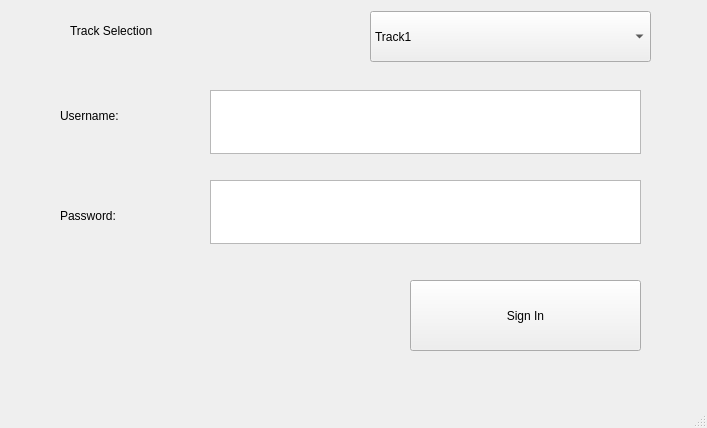
<?xml version="1.0" encoding="UTF-8"?>
<ui version="4.0">
 <class>MainWindow</class>
 <widget class="QMainWindow" name="MainWindow">
  <property name="geometry">
   <rect>
    <x>0</x>
    <y>0</y>
    <width>707</width>
    <height>428</height>
   </rect>
  </property>
  <property name="windowTitle">
   <string>MainWindow</string>
  </property>
  <widget class="QWidget" name="centralwidget">
   <widget class="QPlainTextEdit" name="UserName_TextBox">
    <property name="geometry">
     <rect>
      <x>210</x>
      <y>90</y>
      <width>431</width>
      <height>64</height>
     </rect>
    </property>
   </widget>
   <widget class="QPlainTextEdit" name="Password_TextBox">
    <property name="geometry">
     <rect>
      <x>210</x>
      <y>180</y>
      <width>431</width>
      <height>64</height>
     </rect>
    </property>
   </widget>
   <widget class="QLabel" name="UserName_label">
    <property name="geometry">
     <rect>
      <x>60</x>
      <y>90</y>
      <width>141</width>
      <height>51</height>
     </rect>
    </property>
    <property name="text">
     <string>Username:</string>
    </property>
   </widget>
   <widget class="QLabel" name="Password_Label">
    <property name="geometry">
     <rect>
      <x>60</x>
      <y>190</y>
      <width>131</width>
      <height>51</height>
     </rect>
    </property>
    <property name="text">
     <string>Password:</string>
    </property>
   </widget>
   <widget class="QPushButton" name="SignInButton">
    <property name="geometry">
     <rect>
      <x>410</x>
      <y>280</y>
      <width>231</width>
      <height>71</height>
     </rect>
    </property>
    <property name="text">
     <string>Sign In</string>
    </property>
   </widget>
   <widget class="QComboBox" name="Track_comboBox">
    <property name="geometry">
     <rect>
      <x>370</x>
      <y>11</y>
      <width>281</width>
      <height>51</height>
     </rect>
    </property>
    <item>
     <property name="text">
      <string>Track1</string>
     </property>
    </item>
    <item>
     <property name="text">
      <string>Track2</string>
     </property>
    </item>
   </widget>
   <widget class="QLabel" name="TrackSelection_Label">
    <property name="geometry">
     <rect>
      <x>70</x>
      <y>20</y>
      <width>291</width>
      <height>21</height>
     </rect>
    </property>
    <property name="text">
     <string>Track Selection</string>
    </property>
   </widget>
  </widget>
  <widget class="QMenuBar" name="menubar">
   <property name="geometry">
    <rect>
     <x>0</x>
     <y>0</y>
     <width>707</width>
     <height>22</height>
    </rect>
   </property>
  </widget>
  <widget class="QStatusBar" name="statusbar"/>
 </widget>
 <resources/>
 <connections/>
</ui>
